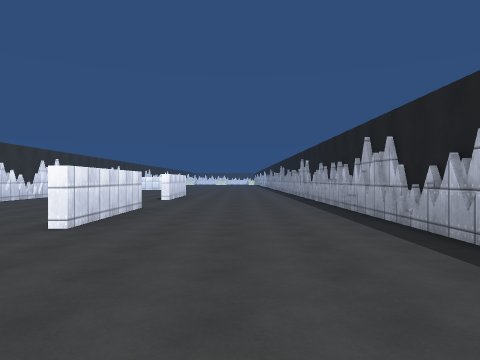
View 1 (above)

17 first-person views from a walk through a 3-D level made in the Unity game engine. The camera is 1.5 m above the floor, looks level and sees 70° across. The floor is counted in squares, 2 m on a side. Each view is taken from the middle of a square. On the plan, view 1 faces up. The plan holds only what a view shows up to about 11 squares ahead; the rest is blank. The place goes on beyond the plan. The player character is not drawn. Surface patterns are stand-ins for the level's own textures.

View 2
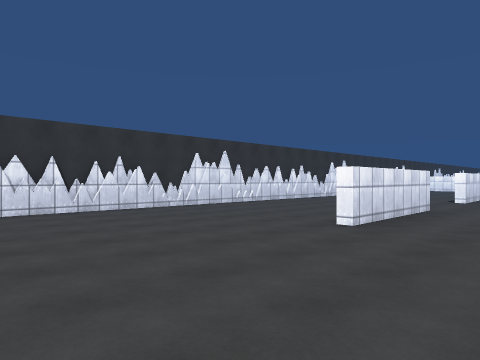

View 3
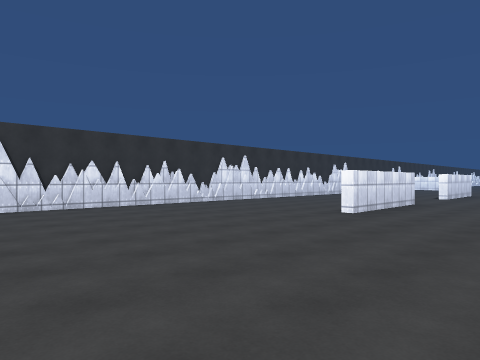

View 4
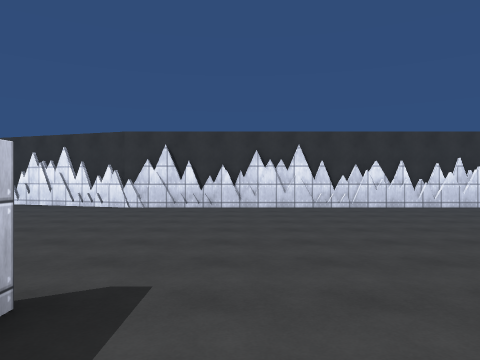

View 5
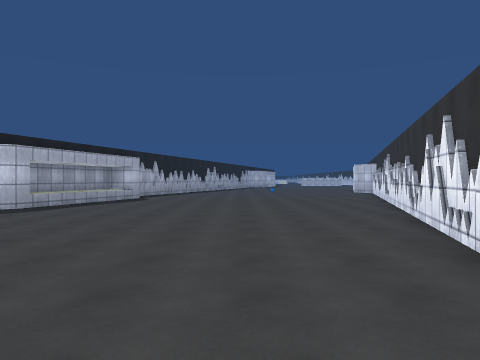

View 6
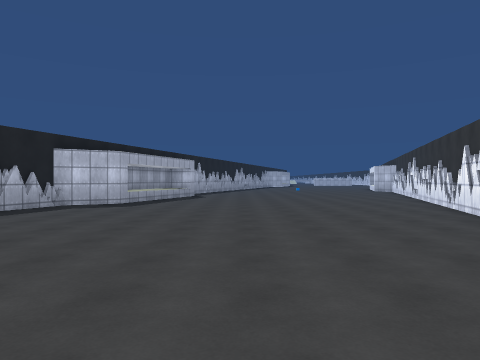

View 7
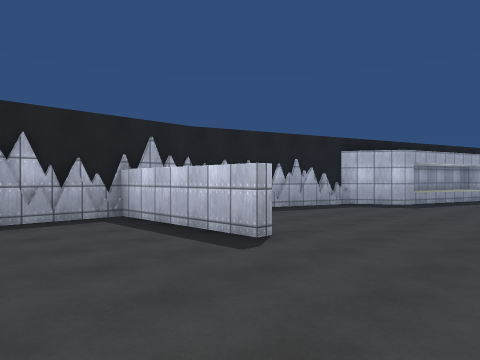

View 8
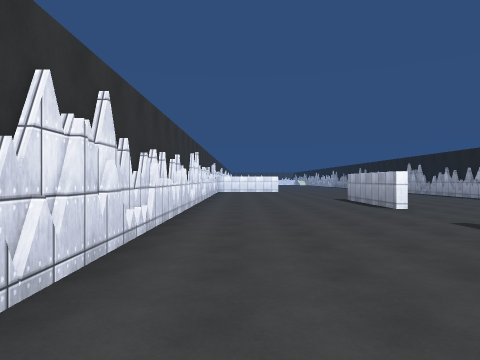

View 9
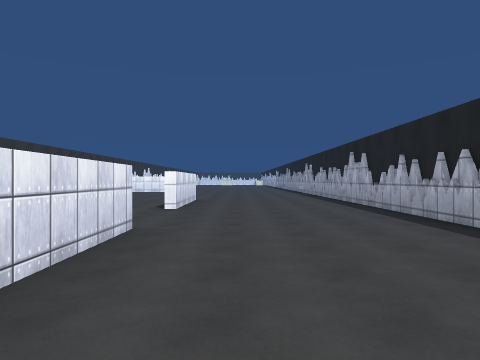

View 10
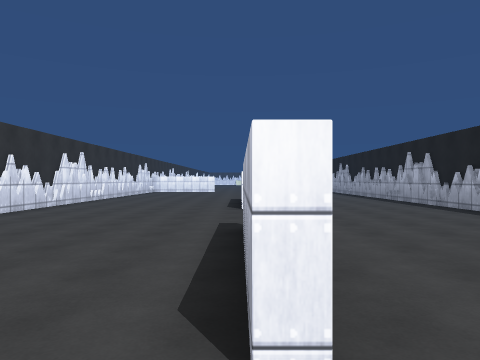

View 11
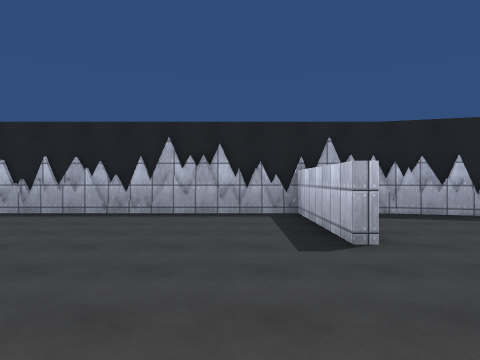

View 12
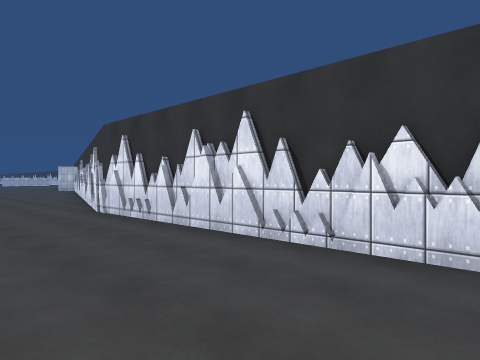

View 13
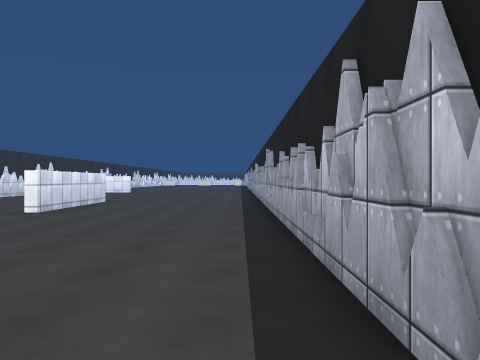

View 14
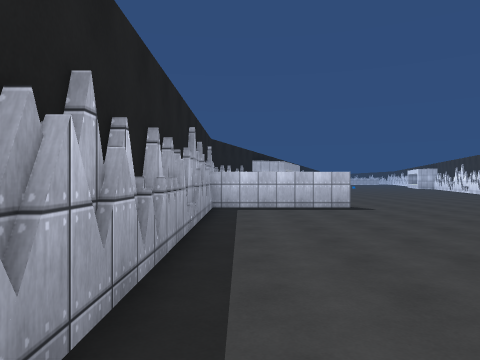

View 15
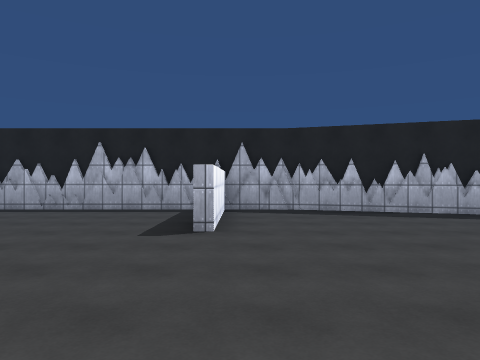

View 16
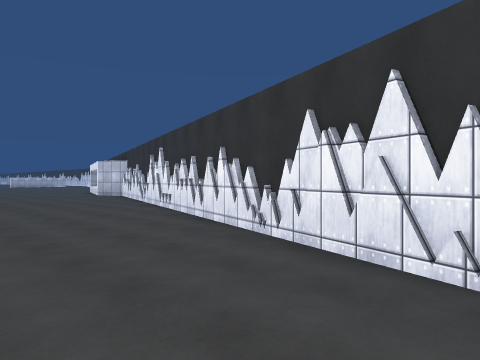

View 17
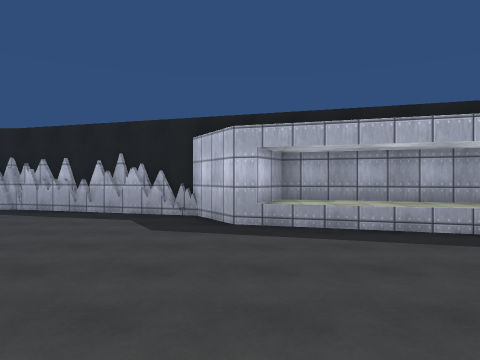

### Floor plan
Points are (right, up) in squares from view 1. A wall is a line through its corners. A room is listed if a view was taken in it or the views show most of it. See-through windows are left out.
Room 1 (views 1, 2, 3, 4, 5, 6, 7, 8, 9, 10, 11, 12, 13, 14, 15, 16, 17)
walls: (-3, 5.2) (-3, 8.9); (-1.1, -3.3) (2.9, -3.3); (-8.6, 1.1) (-8.6, 0.4); (2.9, 0.5) (2.9, 1.1); (-8.6, 3.4) (-8.6, 2.6); (2.9, 2.6) (2.9, 3.4); (-8.6, -2.6) (-8.6, -3.2); (2.7, -3.4) (2.7, 15.2); (2.9, 5.4) (2.9, 6.1); (-8.6, 6.1) (-8.6, 5.2); (-8.2, -4.8) (-11, -13.5); (2.7, -4.9) (2.7, -3.6) (-1, -3.6); (2.6, -5.2) (2.7, -4.6); (-2.7, 9.4) (-2.7, 5.2); (2.2, -7.5) (2.4, -6.9); (2.9, 11) (2.9, 11.5); (-9.7, -8.8) (-10, -9.6); (-3, 12.9) (-3, 15); (1.2, -10.2) (2.8, -4.9); (2.9, 13.5) (2.9, 14.2); (-8.6, 14.2) (-8.6, 13.5); (-2.7, 15.5) (-2.7, 12.9); (-1, -13.6) (-0.2, -10.9) (1.4, -10) (1.7, -8.9); (0.1, -13.6) (0.6, -11.9) (-0.4, -11.3); (-8.4, 15) (-8.4, -5)

Where each view was taken, in squares from view 1:
view 1: 0 up, 0 right, facing up
view 2: 0 up, 0 right, facing up-left
view 3: 2 down, 1 right, facing up-left
view 4: 2 down, 1 right, facing left
view 5: 2 down, 6 left, facing down
view 6: 0 up, 4 left, facing down
view 7: 0 up, 4 left, facing down-right
view 8: 4 up, 7 left, facing up
view 9: 4 up, 1 left, facing up
view 10: 4 up, 3 left, facing up
view 11: 2 down, 5 left, facing right
view 12: 3 up, 5 left, facing down-left
view 13: 5 up, 2 right, facing up
view 14: 6 up, 2 right, facing down
view 15: 4 down, 6 left, facing right
view 16: 6 down, 6 left, facing down-left
view 17: 11 down, 6 left, facing right
